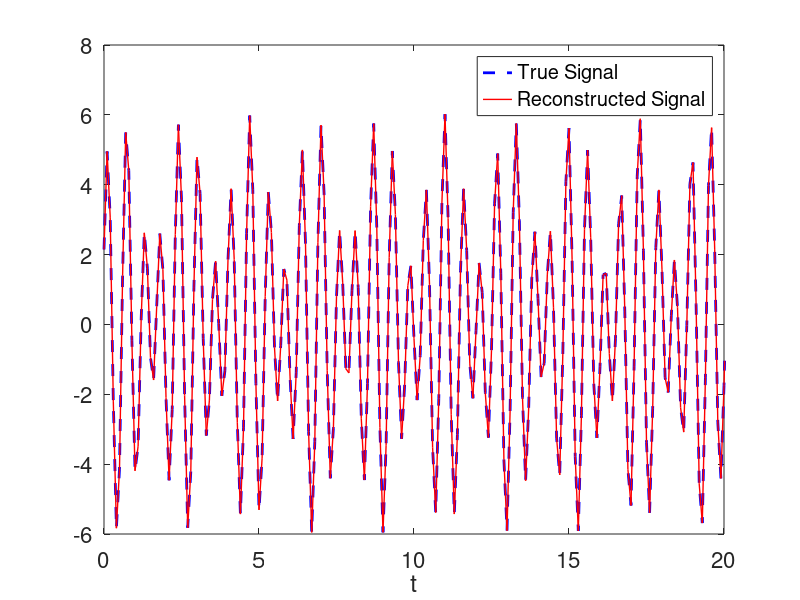

The MATLAB source for this figure: (Note: this script raises an error after producing the figure.)
% -------------------------------------------------------------------------
% Delay Coordinate Dynamic Mode Decomposition 
%
% This code applies the delay-coordinate DMD approach to scalar time series.
% There are two examples included: one synthetic example generated from a
% simple linear span of sines and cosines with differing frequencies and 
% another from the measurements of the nonlinear oscillations of the Van 
% der Pol oscillator. We further take the SVD of the Hankel matrix 
% associated to the Van der Pol measurements to demonstrate the nearly 
% linear oscillation of the observables coming from the left singular
% vectors in U.
%
% This script accompanies Section 2.2 of Data-Driven Methods for
% Dynamic Systems. 
%
% Author: Jason J. Bramburger
% -------------------------------------------------------------------------

% Clean workspace
clear all; close all; clc

%% Simple synthetic example -----------------------------------------------
% Applying delay-cordinate DMD to a simple signal which is a linear 
%  span of sines and cosines with random frequencies between 0 and 20.  

% Generate data
dt = 0.1;
t = 0:dt:40;
numOsc = 2; 
x = zeros(1,length(t));

% Randomize frequencies and choice of sine or cosine
om = randi([0 20],numOsc,1);
sin_or_cos = randi([0 1],numOsc,1);
coeffs = 10*rand(numOsc,1) - 5;

% Create signal: x(t) = c_1*f_1(om_1*t) + c_2*f_2(om_2*t) + ... 
%   f_i are randomized to be either sine or cosine
for i = 1:numOsc
   
    if sin_or_cos(i) == 1
        x = x + coeffs(i)*sin(om(i)*t);
    else
        x = x + coeffs(i)*cos(om(i)*t);
    end
    
end

% Hankel matrix
delays = 2*numOsc; % tau = delays - 1
xd = hankel(x(1:delays+1),x(delays+1:end))';

% x_n+1 = a_1*x_{n - d + 1} + a_2*x_{n - d + 2} ... a_d*x_{n}  
xnp1 = xd(:,delays+1);
xn = xd(:,1:delays);
a = xn\xnp1;

% Create predicted signal
xpred = zeros(length(x),1);
xpred(1:delays) = x(1:delays); %xpred(1) = x(1), ... , xpred(d) = x(d) 

for j = delays+1:length(x)
    for k = 1:delays
       xpred(j) = xpred(j) + a(k)*xpred(j-delays+k-1); 
    end
end

% Plot results
plot(t,x,'b--','LineWidth',2)
hold on
plot(t,xpred,'r','LineWidth',1)
xlabel('t')
set(gca,'Fontsize',16,'Xlim',[0, 20])
legend('True Signal','Reconstructed Signal')

%% Generate Nonlinear Oscillation Example ---------------------------------
% Applying delay-cordinate DMD to the highly nonlinear Van der Pol signal.  

% Clean workspace
clear all; close all; clc

% Simulate ODE
dt = 0.05;
t = 0:dt:200;
x0 = [2; 2];
[t, x] = ode45(@(t,x) VdP(t,x),t,x0);

% Plot solution
subplot(2,1,1) % x(t)
plot(t,x(:,1),'b','Linewidth',2)
xlabel('t')
ylabel('x(t)')
set(gca,'Fontsize',16)
axis tight

subplot(2,1,2) % y(t)
plot(t,x(:,2),'r','Linewidth',2)
xlabel('t')
ylabel('y(t)')
set(gca,'Fontsize',16)
axis tight

%% Time-Delay Coordinate DMD on VdP ---------------------------------------

close all

% Hankel matrix
delays = 1000;
xd = hankel(x(1:delays+1,1),x(delays+1:end,1))';

% x_n+1 = a_1*x_{n - d + 1} + a_2*x_{n - d + 2} ... a_d*x_{n}  
xnp1 = xd(:,delays+1);
xn = xd(:,1:delays);
a = xn\xnp1;

% Create predicted signal
xpred = zeros(length(x(:,1)),1);
xpred(1:delays) = x(1:delays,1); %xpred(1) = x(1), ... , xpred(d) = x(d) 

for j = delays+1:length(x)
    for k = 1:delays
       xpred(j) = xpred(j) + a(k)*xpred(j-delays+k-1); 
    end
end

% Plot results
figure('Position', [100, 500, 700, 250])
plot(t,x(:,1),'--','Color',[36/255 122/255 254/255],'LineWidth',2)
hold on
plot(t,xpred,'Color',[1 69/255 79/255],'LineWidth',2)
xlabel('$t$','interpreter','latex')
title(['$\tau =$ ', num2str(delays)],'interpreter','latex')
set(gca,'Fontsize',16,'Xlim',[0, t(end)/2],'Ylim',[-2.2, 2.2])
legend('True Signal','Reconstructed Signal')

%% SVD on Hankel Matrix ---------------------------------------------------

close all

% Hankel matrix
delays = 1000;
xd = hankel(x(1:delays,1),x(delays:end,1));

% Apply SVD
[U, S, V] = svd(xd); % SVD of delay matrix

% Plot SVD Results
figure('Position', [100, 500, 700, 500])
subplot(2,1,1) % Singular values
plot(diag(S)/max(diag(S)),'ko','Linewidth',2)
ylabel('$\sigma_j/\sigma_1$','interpreter','latex')
title(['$\tau =$ ', num2str(delays)],'interpreter','latex')
set(gca,'Fontsize',16,'Xlim',[0.9 min(delays+0.1,100+0.1)])

subplot(2,1,2) % Right-singular vectors
plot(t(1:end-delays+1),V(:,1),'Color',[1 69/255 79/255],'Linewidth',2)
hold on
plot(t(1:end-delays+1),V(:,2),'--','Color',[36/255 122/255 254/255],'Linewidth',2)
xlabel('$t$','interpreter','latex')
set(gca,'Fontsize',16,'Xlim',[0 t(end-delays)])
legend('$v_1(t)$','$v_2(t)$','interpreter','latex')
% 
% subplot(3,1,3) % Right-singular vectors
% plot(t(1:end-delays+1),V(:,3),'Color',[1 69/255 79/255],'Linewidth',2)
% hold on
% plot(t(1:end-delays+1),V(:,4),'--','Color',[36/255 122/255 254/255],'Linewidth',2)
% xlabel('$t$','interpreter','latex')
% set(gca,'Fontsize',16,'Xlim',[0 t(end-delays)])
% legend('$v_3(t)$','$v_4(t)$','interpreter','latex')

%% Time-Delay DMD on Low Rank Approximation of Hankel Matrix --------------

close all

% Find rank with 95% of energy
energy = 0;
energyTotal = sum(diag(S));
r = 0;
while energy <= 0.95
    r = r + 1;
    energy = energy + S(r,r)/energyTotal;
end

% Apply DMD to first r columns of V
X1 = V(1:end-1,1:r)';
X2 = V(2:end,1:r)'; 
[U2, S2, V2] = svd(X1,'econ');
A = U2'*X2*V2*diag(1./diag(S2));

% Plot eigenvalues of A
mu = eig(A);
plot(mu,'.','MarkerSize',10)
xlabel('Real Part','interpreter','latex')
ylabel('Imaginary Part','interpreter','latex')
title('Eigenvalues of the DMD Matrix','interpreter','latex')
set(gca,'Fontsize',16)


%% VdP Right-Hand-Side

function rhs = VdP(t,x)
    rhs = [x(2); -x(1) + 10*(1 - x(1)^2)*x(2)];
end
